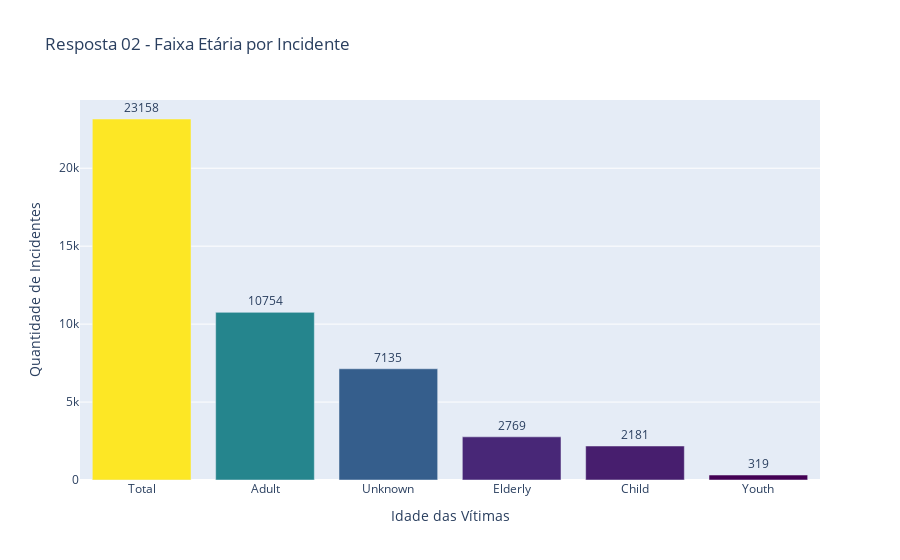

The cell this chart's notebook holds for it:
### Code cell
# Geração do Gráfico
# Cria a figura e formata o gradiente de cores
fig = go.Figure(go.Bar(x = perg2['Victims_Age'],
                       y = perg2['Qtde'], 
                       marker = {'color': perg2['Qtde'], 'colorscale': 'Viridis'},  
                       text = perg2['Qtde'],
                       textposition = "outside",))

# Configura o layout
fig.update_layout(title_text = 'Resposta 02 - Faixa Etária por Incidente',
                  xaxis_title = "Idade das Vítimas",
                  yaxis_title = "Quantidade de Incidentes")

# Mostra o gráfico
fig.show()

### Figure 1 — Plotly figure (JSON) as saved in the notebook; plotly's stock layout.template omitted (floating-point values rounded to 4 significant figures)
{"data": [{"marker": {"color": [23158, 10754, 7135, 2769, 2181, 319], "colorscale": [[0, "#440154"], [0.1111, "#482878"], [0.2222, "#3e4989"], [0.3333, "#31688e"], [0.4444, "#26828e"], [0.5556, "#1f9e89"], [0.6667, "#35b779"], [0.7778, "#6ece58"], [0.8889, "#b5de2b"], [1, "#fde725"]]}, "text": [23158, 10754, 7135, 2769, 2181, 319], "textposition": "outside", "type": "bar", "x": ["Total", "Adult", "Unknown", "Elderly", "Child", "Youth"], "y": [23158, 10754, 7135, 2769, 2181, 319]}], "layout": {"title": {"text": "Resposta 02 - Faixa Etária por Incidente"}, "xaxis": {"title": {"text": "Idade das Vítimas"}}, "yaxis": {"title": {"text": "Quantidade de Incidentes"}}}}
